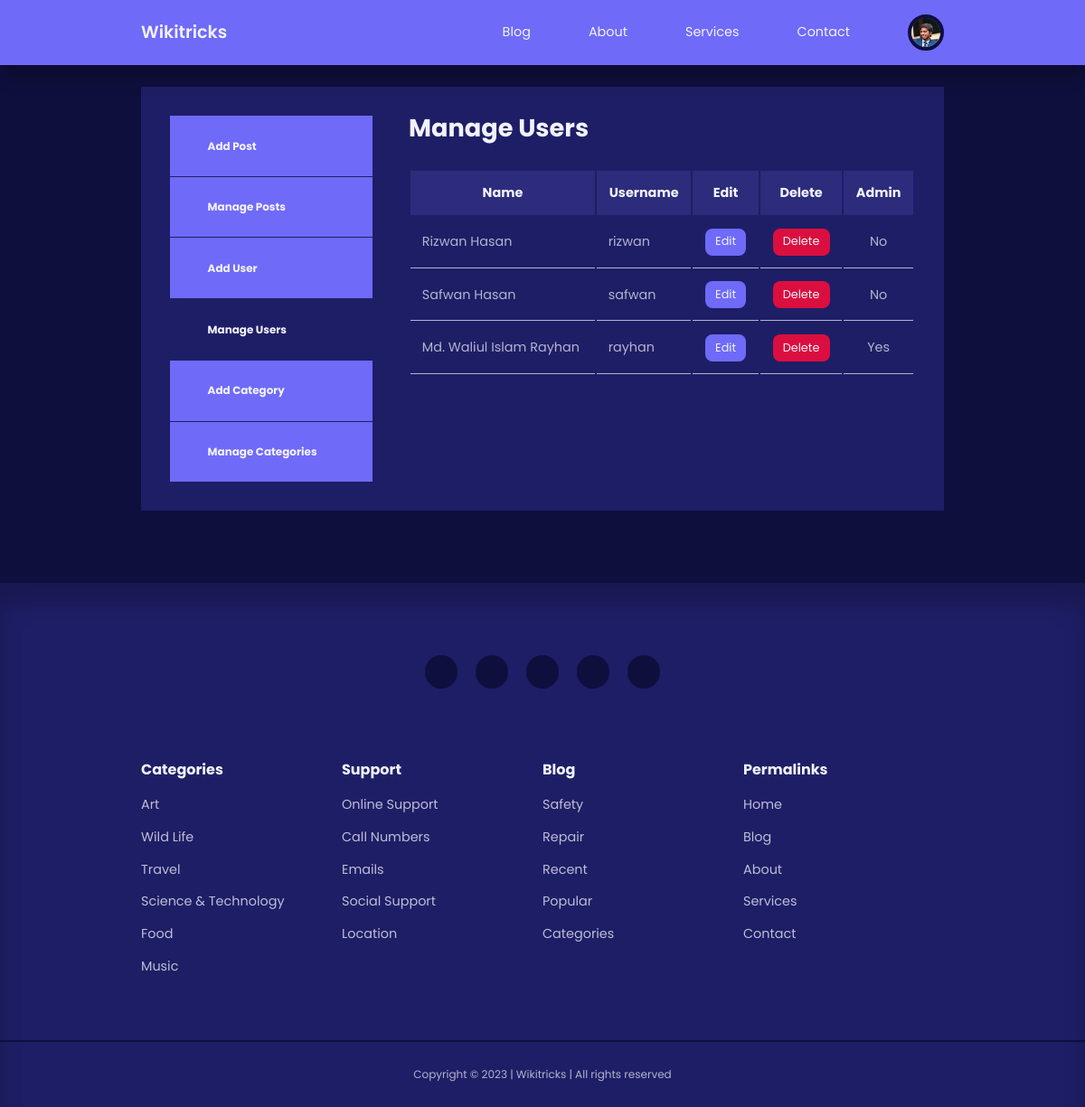
The page /admin/manage-users.php (signed in) on the database its author committed.
### tables this page shows
CREATE TABLE `users` (
  `id` int(11) UNSIGNED NOT NULL,
  `firstname` varchar(50) NOT NULL,
  `lastname` varchar(50) NOT NULL,
  `username` varchar(50) NOT NULL,
  `email` varchar(100) NOT NULL,
  `password` varchar(255) NOT NULL,
  `avatar` varchar(255) NOT NULL,
  `is_admin` tinyint(1) NOT NULL
);

### admin/partials/header.php (called while the page is built, shortened)
<?php
require '../partials/header.php';

### admin/manage-users.php (the view, shortened to what this page needs)
<?php
include 'partials/header.php';
$current_admin_id = $_SESSION['user-id'];
$query = "SELECT * FROM users WHERE NOT id=$current_admin_id";
$users = mysqli_query($connection, $query);
?>
<section class="dashboard">
    <div class="container dashboard__container">
        <aside>
            <ul>
                <li>
                    <a href="add-post.php"><i class="uil uil-pen"></i>
                        <h5>Add Post</h5>
                    </a>
                </li>
                <li>
                    <a href="index.php"><i class="uil uil-postcard"></i>
                        <h5>Manage Posts</h5>
                    </a>
                </li>
                <?php if (isset($_SESSION['user_is_admin'])) : ?>
                    <li>
                        <a href="add-user.php"><i class="uil uil-user-plus"></i>
                            <h5>Add User</h5>
                        </a>
                    </li>
                    <li>
                        <a href="manage-users.php" class="active"><i class="uil uil-users-alt"></i>
                            <h5>Manage Users</h5>
                        </a>
                    </li>
                    <li>
                        <a href="add-category.php"><i class="uil uil-edit"></i>
                            <h5>Add Category</h5>
                        </a>
                    </li>
                    <li>
                        <a href="manage-categories.php"><i class="uil uil-list-ul"></i>
                            <h5>Manage Categories</h5>
                        </a>
                    </li>
                <?php endif ?>
            </ul>
        </aside>
        <main>
            <h2>Manage Users</h2>
            <?php if(mysqli_num_rows($users) > 0) : ?>
            <table>
                <thead>
                    <tr align="center">
                        <th>Name</th>
                        <th>Username</th>
                        <th>Edit</th>
                        <th>Delete</th>
                        <th>Admin</th>
                    </tr>
                </thead>
                <tbody>
                    <?php while ($user = mysqli_fetch_assoc($users)) : ?>
                        <tr>
                            <td><?= "{$user['firstname']} {$user['lastname']}" ?></td>
                            <td><?= $user['username'] ?></td>
                            <td align="center"><a href="<?= ROOT_URL ?>admin/edit-user.php?id=<?= $user['id'] ?>" class="btn sm">Edit</a></td>
                            <td align="center"><a href="<?= ROOT_URL ?>admin/delete-user.php?id=<?= $user['id'] ?>" class="btn sm danger">Delete</a></td>
                            <td align="center"><?= $user['is_admin'] ? 'Yes' : 'No' ?></td>
                        </tr>
                    <?php endwhile ?>
                </tbody>
            </table>
            <?php else : ?>
                <div class="alert__message error"><?= "No user found" ?></div>
                <?php endif ?>
        </main>
    </div>
</section>
<?php
include '../partials/footer.php';
?>

### partials/header.php (shortened to what this page needs)
<?php
require 'config/database.php';
if(isset($_SESSION['user-id'])) {
    $id = filter_var($_SESSION['user-id'], FILTER_SANITIZE_NUMBER_INT);
    $query = "SELECT avatar FROM users WHERE id=$id";
    $result = mysqli_query($connection, $query);
    $avatar = mysqli_fetch_assoc($result);
}
?>
<!DOCTYPE html>
<html lang="en">
<head>
    <link rel="stylesheet" href="<?= ROOT_URL ?>css/style.css">
    <link rel="stylesheet" href="https://unicons.iconscout.com/release/v4.0.0/css/line.css">
</head>
<body>
    <nav>
        <div class="container nav__container">
            <a href="<?= ROOT_URL ?>" class="nav__logo">Wikitricks</a>
            <ul class="nav__items">
                <li><a href="<?= ROOT_URL ?>blog.php">Blog</a></li>
                <li><a href="<?= ROOT_URL ?>about.php">About</a></li>
                <li><a href="<?= ROOT_URL ?>services.php">Services</a></li>
                <li><a href="<?= ROOT_URL ?>contact.php">Contact</a></li>
                <?php if (isset($_SESSION['user-id'])) : ?>
                    <li class="nav__profile">
                        <div class="avatar">
                            <img src="<?= ROOT_URL . 'images/' . $avatar['avatar'] ?>">
                        </div>
                    </li>
                <?php else : ?>
                    <li><a href="<?= ROOT_URL ?>signin.php">Signin</a></li>
                <?php endif ?>
            </ul>
        </div>
    </nav>

### partials/footer.php (shortened to what this page needs)
<footer>
    <div class="footer__socials">
        <a href="https://youtube.com/wikitricks" target="_blank"><i class="uil uil-youtube"></i></a>
        <a href="https://facebook.com" target="_blank"><i class="uil uil-facebook"></i></a>
        <a href="https://instagram.com" target="_blank"><i class="uil uil-instagram-alt"></i></a>
        <a href="https://twitter.com" target="_blank"><i class="uil uil-twitter"></i></a>
        <a href="https://linkedin.com" target="_blank"><i class="uil uil-linkedin"></i></a>
    </div>
    <div class="container footer__container">
        <article>
            <h4>Categories</h4>
            <ul>
                <li><a href="">Art</a></li>
                <li><a href="">Wild Life</a></li>
                <li><a href="">Travel</a></li>
                <li><a href="">Science & Technology</a></li>
                <li><a href="">Food</a></li>
                <li><a href="">Music</a></li>
            </ul>
        </article>
        <article>
            <h4>Support</h4>
            <ul>
                <li><a href="">Online Support</a></li>
                <li><a href="">Call Numbers</a></li>
                <li><a href="">Emails</a></li>
                <li><a href="">Social Support</a></li>
                <li><a href="">Location</a></li>
            </ul>
        </article>
        <article>
            <h4>Blog</h4>
            <ul>
                <li><a href="">Safety</a></li>
                <li><a href="">Repair</a></li>
                <li><a href="">Recent</a></li>
                <li><a href="">Popular</a></li>
                <li><a href="">Categories</a></li>
            </ul>
        </article>
        <article>
            <h4>Permalinks</h4>
            <ul>
                <li><a href="">Home</a></li>
                <li><a href="">Blog</a></li>
                <li><a href="">About</a></li>
                <li><a href="">Services</a></li>
                <li><a href="">Contact</a></li>
            </ul>
        </article>
    </div>
    <div class="footer__copyright">
        <small>Copyright &copy; 2023 | Wikitricks | All rights reserved</small>
    </div>
</footer>
</body>
</html>

### css/style.css (style rules this page uses)
:root { --color-primary: #6f6af8; --color-primary-light: hsl(242, 91%, 69%, 18%); --color-primary-variant: #5854c7; --color-red: #da0f3f; --color-red-light: hsl(346, 87%, 46%, 15%); --color-green: #00c476; --color-green-light: hsl(156, 100%, 38%, 15%); --color-gray-900: #1e1e66; --color-gray-700: #2d2b7c; --color-gray-300: rgba(242, 242, 254, 0.3); --color-gray-200: rgba(242, 242, 254, 0.7); --color-white: #f2f2fe; --color-bg: #0f0f3e; --transition: all 300ms ease; --container-width-lg: 74%; --container-width-md: 88%; --form-width: 40%; --card-border-radius-1: 0.3rem; --card-border-radius-2: 0.5rem; --card-border-radius-3: 0.8rem; --card-border-radius-4: 2rem; --card-border-radius-5: 5rem; }
* { margin: 0; padding: 0; outline: 0; border: 0; appearance: 0; list-style: none; text-decoration: none; box-sizing: border-box; font-family: 'Poppins', sans-serif; }
body { line-height: 1.6; color: var(--color-gray-200); overflow-x: hidden; background: var(--color-bg); font-size: 0.9rem; }
.container { width: var(--container-width-lg); max-width: 1800px; margin-inline: auto; }
section { margin-top: 3rem; width: 100vw; }
h1, h2, h3, h4, h5 { color: var(--color-white); line-height: 1.3; }
h2 { font-size: 1.7rem; margin: 1rem 0; }
h4 { font-size: 1rem; }
a { color: var(--color-white); transition: var(--transition); }
img { display: block; width: 100%; object-fit: cover; }
nav { background: var(--color-primary); width: 100vw; height: 4.5rem; position: fixed; top: 0; z-index: 10; box-shadow: 0 1rem 1rem rgba(0, 0, 0, 0.2); }
.nav__container { height: 100%; display: flex; align-items: center; justify-content: space-between; }
.avatar { width: 2.5rem; height: 2.5rem; border-radius: 50%; overflow: hidden; border: 0.3rem solid var(--color-bg); }
.nav__logo { font-weight: 600; font-size: 1.2rem; }
.nav__items { display: flex; align-items: center; gap: 4rem; }
.nav__profile { position: relative; cursor: pointer; }
footer { background: var(--color-gray-900); padding: 5rem 0 0; box-shadow: inset 0 1.5rem 1.5rem rgba(0, 0, 0, 0.2); }
.footer__socials { margin-inline: auto; width: fit-content; margin-bottom: 5rem; display: flex; justify-content: space-between; align-items: center; gap: 1.2rem; }
.footer__socials a { background: var(--color-bg); border-radius: 50%; width: 2.3rem; height: 2.3rem; display: flex; align-items: center; justify-content: center; }
.footer__container { display: grid; grid-template-columns: repeat(4, 1fr); }
footer h4 { color: var(--color-white); margin-bottom: 0.6rem; }
footer ul li { padding: 0.4rem 0; }
footer ul a { opacity: 0.75; }
.footer__copyright { text-align: center; padding: 1.5rem 0; border-top: 2px solid var(--color-bg); margin-top: 4rem; }
.btn { display: inline-block; width: fit-content; padding: 0.6rem 1.2rem; background-color: var(--color-primary); border-radius: var(--card-border-radius-2); cursor: pointer; transition: var(--transition); color: var(--color-white); }
.btn.sm { padding: 0.3rem 0.7rem; font-size: 0.8rem; }
.btn.danger { background: var(--color-red); }
.dashboard { margin-top: 6rem; }
.dashboard__container { display: grid; grid-template-columns: 14rem auto; gap: 1rem; background: var(--color-gray-900); padding: 2rem; margin-bottom: 5rem; }
.dashboard aside a { background-color: var(--color-primary); display: flex; gap: 1rem; align-items: center; padding: 1.6rem; }
.dashboard aside ul li:not(:last-child) a { border-bottom: 1px solid var(--color-gray-900); }
.dashboard aside a.active { background-color: var(--color-gray-900); }
.dashboard main { margin-left: 1.5rem; }
.dashboard main h2 { margin: 0 0 2rem 0; line-height: 1; }
.dashboard main table { width: 100%; text-align: left; }
.dashboard main table th { background: var(--color-gray-700); padding: 0.8rem; color: var(--color-white); }
.dashboard main table td { padding: 0.8rem; border-bottom: 1px solid var(--color-gray-200); }

### rows shown on the page
users: avatar (picture)
users: firstname "Rizwan", lastname "Hasan", username "rizwan", is_admin "No"
users: firstname "Safwan", lastname "Hasan", username "safwan", is_admin "No"
users: firstname "Md. Waliul", lastname "Islam Rayhan", username "rayhan", is_admin "Yes"
